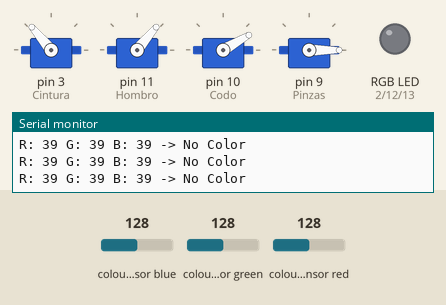
A sketch run on a simulated Arduino Uno, built with avr-gcc and run on an emulated ATmega328P. Parts: 4 × servo, an RGB LED mixed from three pins (HIGH = lit), the last lines printed to the serial monitor. Wiring (inferred from the names in the program): TCS3200 colour sensor: output pin 8; S2 pin 6; S3 pin 7; S0 pin 4; S1 pin 5. The inputs (shaded band) are chosen by the test bench; at power-on: colour sensor blue 128, colour sensor green 128, colour sensor red 128. Pins used as bus, display or sensor lines are not drawn.

Above: at 1.2 s.
1.3 s: colour sensor blue set to 229
2.8 s: colour sensor blue set to 234
At 8.6 s:
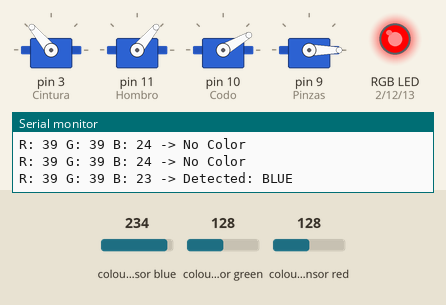
8.8 s: colour sensor green set to 136
At 9.8 s:
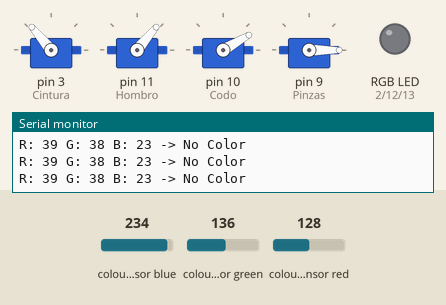
10.4 s: colour sensor red set to 250
At 16.3 s:
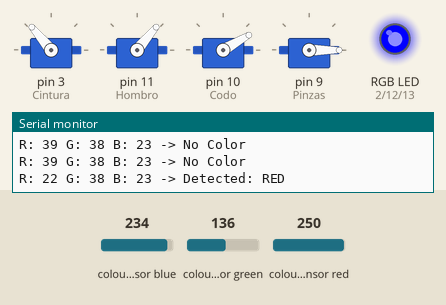
Timing chart, 0 to 17.4 s (numbered marks = the images above; inputs shaded):
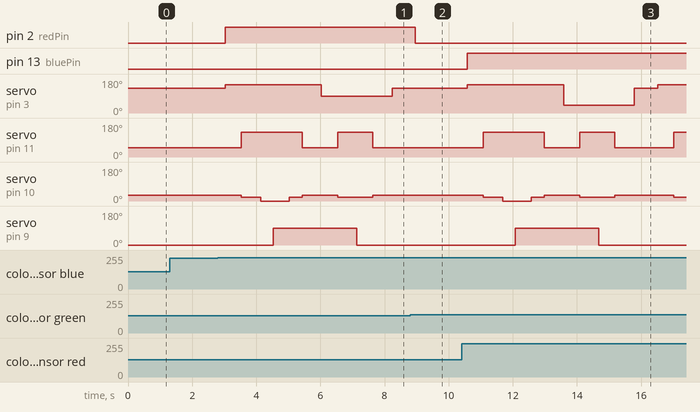

Measured:
- the behaviour switches between 231 and 232 on colour sensor blue (found by bisection; images 0 and 1)
- the behaviour switches between 131 and 132 on colour sensor green (found by bisection; images 1 and 2)
- after the input at 2.8 s, pin 2 (redPin): LOW → HIGH after 0.23 s; servo on pin 3 (Cintura): 130° → 150° after 0.23 s, → 90° 3.0 s later, → 130° 2.2 s later
- after the input at 8.8 s, pin 2 (redPin): HIGH → LOW after 0.16 s; servo on pin 3 (Cintura): stays 130° (without the input it goes to 150° after 0.17 s); servo on pin 11 (Hombro): stays 50° (without the input it goes to 130° after 0.67 s); servo on pin 10 (Codo): stays 30° (without the input it goes to 20° after 0.67 s)
- after the input at 10.4 s, pin 13 (bluePin): LOW → HIGH after 0.18 s; servo on pin 3 (Cintura): 130° → 150° after 0.18 s, → 40° 3.0 s later, → 130° 2.2 s later, → 150° 0.73 s later

The sketch:

robotArm.ino
```cpp
#include <Servo.h>

#define S0 4
#define S1 5
#define S2 6
#define S3 7
#define sensorOut 8

// --- تعريف دبابيس الـ RGB ---
#define redPin 2
#define greenPin 12
#define bluePin 13


int tiempo1 = 30;
int tiempo2 = 1000;

Servo Cintura;  // Servo for Waist control
Servo Hombro;   // Servo for Shoulder control
Servo Codo;     // Servo for Elbow control
Servo Pinzas;   // Servo for Gripper control

int ang;

void pickAndPlace(int dropAngle) {
  // 1. Move waist to pickup position
  Cintura.write(150);
  delay(500);

  // 2. Lower
  Hombro.write(130);
  Codo.write(20);
  delay(600);

  // 3. Extend codo
  Codo.write(0);
  delay(400);

  // 4. Grip
  Pinzas.write(90);
  delay(500);

  // 5. Contract
  Codo.write(20);
  delay(400);

  // 6. Lift
  Hombro.write(50);
  Codo.write(30);
  delay(600);

  // 7. Rotate to drop
  Cintura.write(dropAngle);
  delay(500);

  Hombro.write(130);
  Codo.write(20);
  delay(600);

  // 8. Let go
  Pinzas.write(0);
  delay(500);

  Hombro.write(50);
  Codo.write(30);
  delay(600);

  // 9. Home
  Cintura.write(130);
  Hombro.write(50);
  Codo.write(30);
  delay(500);
}
void redCase()   { pickAndPlace(40);  }  // placeholder drop angle
void greenCase() { pickAndPlace(60);  }  // placeholder drop angle
void blueCase()  { pickAndPlace(90); }  // placeholder drop angle

void setup() {

  Serial.begin(9600);

  // إعداد الحساس كمداخل ومخارج
  pinMode(S0, OUTPUT); pinMode(S1, OUTPUT);
  pinMode(S2, OUTPUT); pinMode(S3, OUTPUT);
  pinMode(sensorOut, INPUT);

  // إعداد الـ LED
  pinMode(redPin, OUTPUT);
  pinMode(greenPin, OUTPUT);
  pinMode(bluePin, OUTPUT);

  // ضبط تردد الحساس لـ 20% (الأفضل للأردوينو)
  digitalWrite(S0, HIGH);
  digitalWrite(S1, LOW);

  Serial.println("Starting Color Detection...");

// ===============================================
// servo startig
// ===============================================


  Cintura.attach(3);  // Waist servo connected to pin 6
  Hombro.attach(11);   // Shoulder servo connected to pin 9
  Codo.attach(10);    // Elbow servo connected to pin 10
  Pinzas.attach(9);  // Gripper servo connected to pin 11

  Cintura.write(130);  // Initial position waist = 90 degrees ==== 1s3 65 ===
  Hombro.write(50);   // Initial position shoulder = 20 degrees
  Codo.write(30);     // Initial position elbow = 50 degrees
  Pinzas.write(0);    // Initial position gripper = 0 degrees open in 90 close in 0
}


void loop() {
  // 1. قراءة التردد الأحمر
  digitalWrite(S2, LOW); digitalWrite(S3, LOW);
  int rFreq = pulseIn(sensorOut, LOW);
  delay(10);

  // 2. قراءة التردد الأخضر
  digitalWrite(S2, HIGH); digitalWrite(S3, HIGH);
  int gFreq = pulseIn(sensorOut, LOW);
  delay(10);

  // 3. قراءة التردد الأزرق
  digitalWrite(S2, LOW); digitalWrite(S3, HIGH);
  int bFreq = pulseIn(sensorOut, LOW);
  delay(10);

  // طباعة القيم عشان تتابعيها في الـ Serial Monitor
  Serial.print("R: "); Serial.print(rFreq);
  Serial.print(" G: "); Serial.print(gFreq);
  Serial.print(" B: "); Serial.print(bFreq);

  // --- منطق تمييز الألوان بناءً على قراءاتك ---

  // حالة الأحمر: لو R هي الأقل وبفرق واضح
  if (rFreq < gFreq && rFreq < bFreq && rFreq < 200) {
    setColor(255, 0, 0); // نوّر أحمر
    Serial.println(" -> Detected: RED");
    redCase();
  }

  // حالة الأخضر: ضفنا هامش (15) عشان ما يتلخبطش مع الأزرق
  else if (gFreq < rFreq && (gFreq < bFreq + 15) && gFreq < 260) {
    setColor(0, 255, 0); // نوّر أخضر
    Serial.println(" -> Detected: GREEN");
    greenCase();
  }

  // حالة الأزرق: لازم يكون أقل من الأخضر بفرق 15 على الأقل
  else if (bFreq < rFreq && bFreq < (gFreq - 15) && bFreq < 200) {
    setColor(0, 0, 255); // نوّر أزرق
    Serial.println(" -> Detected: BLUE");
    blueCase();
  }

  // لو مفيش لون واضح أو القيم عالية (بعيد)
  else {
    setColor(0, 0, 0); // اطفي الـ LED
    Serial.println(" -> No Color");
  }

  delay(200);

}
void setColor(int r, int g, int b) {
  analogWrite(redPin, b);
  analogWrite(greenPin, g);
  analogWrite(bluePin, r);
}
```
